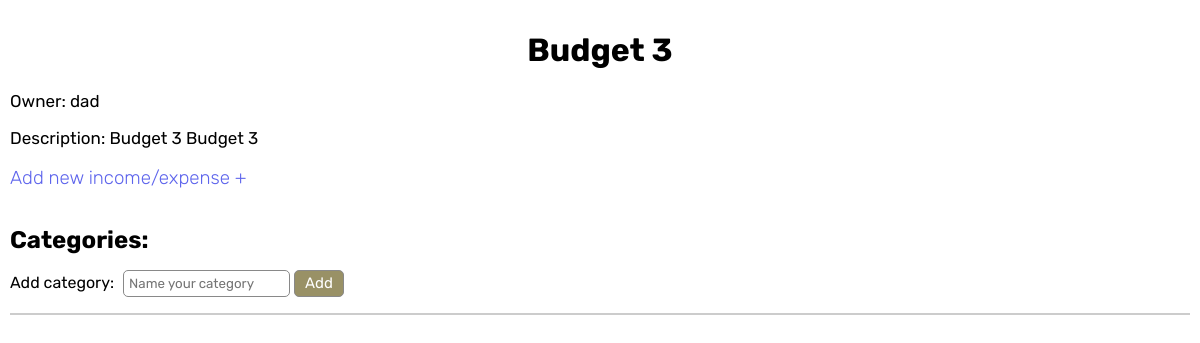
Screenshot of /budget/cc9a29a6fb79404b81985ba3323f3d75/ (signed in) with the database file from the repository.
### family_budget/models.py (models this page shows, shortened)
class Budget(models.Model):
    name = models.CharField(max_length=2000, verbose_name='Name', unique=True)
    slug = models.SlugField(null=True, blank=True, max_length=150, unique = True,verbose_name='Link', default=str(uuid.uuid4()).replace('-',''))
    description = models.TextField(max_length=5500, null=True, blank=True, verbose_name='Description')
    owner = models.ForeignKey(Account,null=True, on_delete=models.CASCADE, verbose_name='Owner', blank=True, related_name='budgets_owner')
    added = models.DateTimeField(auto_now_add=True, verbose_name='Added ad' )
    class Meta:
        verbose_name_plural='Budgets'
        verbose_name= 'Budget'
        ordering=['name']

### account/models.py (models this page shows, shortened)
class Account(AbstractBaseUser, PermissionsMixin):
	email 					= models.EmailField(verbose_name="email", max_length=60, unique=True)
	first_name				= models.CharField(max_length=50, blank=True)
	last_name				= models.CharField(max_length=50, blank=True)
	member 					= models.ForeignKey(Family,verbose_name='Family', on_delete=models.DO_NOTHING, null=True, blank=True)
	date_joined				= models.DateTimeField(verbose_name='Registration date', auto_now_add=True)
	last_login				= models.DateTimeField(verbose_name='Last Login', auto_now=True)
	is_admin				= models.BooleanField(default=False)
	is_staff				= models.BooleanField(default=False)
	is_superuser			= models.BooleanField(default=False)
	USERNAME_FIELD = 'email'
	objects = MyAccountManager()
	def get_username_from_email(self):
		return self.email.split('@')[0]

### family_budget/views.py (the view)
# urls.py: path('budget/', views.BudgetList.as_view()),
def budget(request, slug):
    if Budget.objects.filter(slug=slug).exists():
        budget = Budget.objects.get(slug=slug)
        categories = Category.objects.filter(budget=budget)
        budget_items = BudgetItems.objects.filter(budget=budget).order_by('category')
        form = BudgetItemAddForm()
        category_form = CategoryAddForm()
        context = {
            'budget':budget,
            'categories':categories,
            'budget_items': budget_items,
            'form':form,
            'category_form':category_form,
        }
        return render(request, 'budget/budget.html', context)
    else:
        return redirect('family_budget:index')

### family_budget/forms.py
class BudgetItemAddForm(ModelForm):
    class Meta:
        model = BudgetItems
        fields=('name', 'price', 'description', 'budget', 'category', 'currency')
        widgets = {
            'name':forms.TextInput(attrs={'placeholder':'Name your income/expense'}),
            'description':forms.Textarea(attrs={'placeholder':'Write some details (optional)'}),
        }
    def __init__(self, *args, **kwargs):
        super().__init__(*args, **kwargs)
        self.fields['budget'].empty_label = None
        self.fields['category'].empty_label = None

class CategoryAddForm(ModelForm):
    class Meta:
        model = Category
        fields=('name', 'budget')
        widgets = {
            'name':forms.TextInput(attrs={'placeholder':'Name your category'}),
        }
    def __init__(self, *args, **kwargs):
        super().__init__(*args, **kwargs)
        self.fields['budget'].empty_label = None

### family_budget/models.py (called while the page is built)
    def __str__(self):
        return self.name

### family_budget/templates/budget/budget.html (shortened to what this page needs)
{% extends 'others/base.html' %}
{% load static %}
{% block styles %}
<link rel="stylesheet" href="{% static 'css/budget.css' %}">
{% endblock %}
{% block content %}
    <h1 class="budget_name">{{budget.name}}</h1>
    <p class="budget_details">Owner: {{budget.owner.get_username_from_email}}</p>
    <p class="budget_details">Description: {{budget.description}}</p>
    <h3 class="add_new_income_btn">Add new income/expense +</h3>
    <h2 style="margin: 0;">Categories:</h2>
    <form action="{% url 'family_budget:add_category' %}" method="post">
        <p class="add_category_field">Add category: {{category_form.name}}</p>
        <input type="submit" value="Add" class="add_category_field_submit">
    </form>
    <div class="tab">
    </div>
{% endblock %}

### family_budget/static/css/style.css (style rules this page uses)
* { font-family: 'Rubic' !important; }
:root { --background-color: #b5aa72; --background-color-hover: #999166; --button-color: #77ab7a; --border: #898989; }
body { margin: 0; padding: 0; min-height: 100vh; display:flex; flex-direction:column; overflow-x: hidden; }

### family_budget/static/css/budget.css (style rules this page uses)
.tab { overflow: hidden; border: 1px solid #ccc; background-color: #f1f1f1; }
.budget_name { text-align: center; }
.budget_details { font-size: 17px; }
.add_budget_field input, .add_budget_field textarea, select, .add_category_field input { box-sizing: border-box; padding: 5px; border-radius: 5px; border: 1px solid #898989; outline: none; margin-left: 5px; resize: none; max-height: 125px !important; }
.add_new_income_btn { font-weight: lighter; color: #5d64ec; cursor: pointer; }
.add_category_field { display: inline-block; }
.add_category_field_submit { width: 50px; font-size: 15px; border: 1px solid #898989; border-radius: 5px; cursor: pointer; background: var(--background-color); color: #fff; height: 27px; }
.add_category_field_submit { background: var(--background-color-hover); }

### rows the page displays
Budget: name "Budget 3", owner.get_username_from_email "dad", description "Budget 3 Budget 3"
